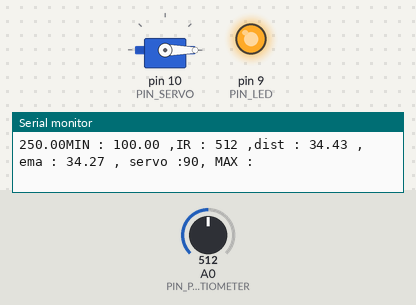
Simulated run of this sketch. Board: Arduino Uno, built with avr-gcc and run on an emulated ATmega328P. Shown: servo, output pins drawn as LEDs (lit = HIGH), the last lines printed to the serial monitor. The inputs (shaded band) are chosen by the test bench; at power-on: A0 (PIN_POTENTIOMETER) = 512.

Above: at 1.2 s.
1.3 s: A0 (PIN_POTENTIOMETER) set to 357
4.3 s: A0 (PIN_POTENTIOMETER) set to 339
At 5.5 s:
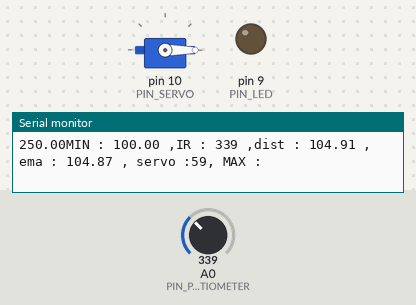
5.8 s: A0 (PIN_POTENTIOMETER) set to 210
7.3 s: A0 (PIN_POTENTIOMETER) set to 196
At 7.9 s:
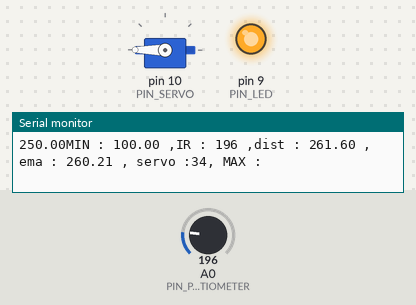
8.8 s: A0 (PIN_POTENTIOMETER) set to 260
At 9.1 s:
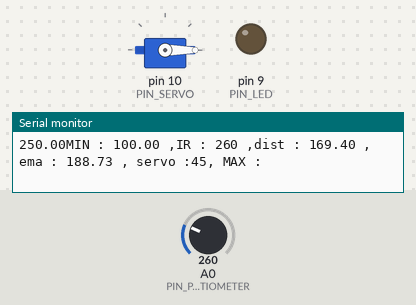
10.3 s: A0 (PIN_POTENTIOMETER) set to 122
At 11.4 s:
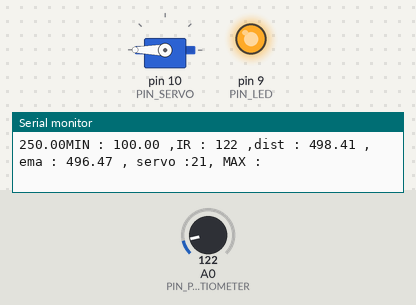
Timing chart, 0 to 12.8 s (numbered marks = the images above; inputs shaded):
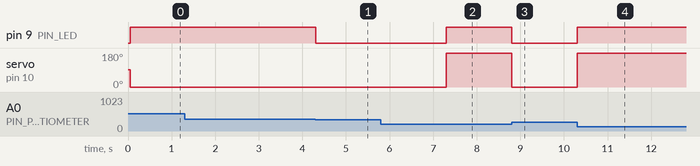

The sketch:

17_example_1.ino
```cpp
#include <Servo.h>

// Arduino pin assignment
#define PIN_LED 9

#define PIN_POTENTIOMETER 0 // Potentiometer at Pin A3
// Add IR Sensor Definition Here !!!
#define PIN_SERVO 10

#define _DIST_MIN 100.0
#define _DIST_MAX 250.0

#define _DUTY_MIN 535  // servo full clock-wise position (0 degree)
#define _DUTY_NEU 1480 // servo neutral position (90 degree)
#define _DUTY_MAX 2425 // servo full counter-clockwise position (180 degree)

#define LOOP_INTERVAL 50   // Loop Interval (unit: msec)

#define _EMA_ALPHA 0.2

#define _TARGET_LOW 100.0
#define _TARGET_HIGH 250.0

float dist_ema;
float dist_prev = _DIST_MAX;

Servo myservo;
unsigned long last_loop_time;   // unit: msec

void setup()
{
  pinMode(PIN_LED, OUTPUT);
  digitalWrite(PIN_LED, LOW);

  myservo.attach(PIN_SERVO);
  myservo.writeMicroseconds(_DUTY_NEU);

  dist_prev = _DIST_MIN;

  Serial.begin(2000000);
}

void loop()
{
  unsigned long time_curr = millis();
  int a_value, duty;
  float dist;

  // wait until next event time
  if (time_curr < (last_loop_time + LOOP_INTERVAL))
    return;
  last_loop_time += LOOP_INTERVAL;

  // Remove Next line !!!
  a_value = analogRead(PIN_POTENTIOMETER);
  // Read IR Sensor value !!!
  // Convert IR sensor value into distance !!!


  duty = map(a_value, 0, 1023, 0, 180);

  dist = (6762.0/(a_value-9)-4.0)*10.0 - 60.0;

  // we need distance range filter here !!!
  if (dist < _DIST_MIN) {
    digitalWrite(PIN_LED, 1);
    myservo.writeMicroseconds(_DUTY_MIN);
  } else if (dist > _DIST_MAX) {
    digitalWrite(PIN_LED, 1);
    myservo.writeMicroseconds(_DUTY_MAX);
  } else {
    digitalWrite(PIN_LED, 0);
    myservo.writeMicroseconds(duty);
  }

  // we need EMA filter here !!!
  dist_ema = (_EMA_ALPHA*dist) + ((1-_EMA_ALPHA)*dist_ema);

  // map distance into duty
  //duty = map(a_value, 0, 1023, _DUTY_MIN, _DUTY_MAX);
  //myservo.writeMicroseconds(duty);

  // print IR sensor value, distnace, duty !!!
  Serial.print("MIN : "); Serial.print(_DIST_MIN);
  Serial.print(" ,IR : "); Serial.print(a_value);
  Serial.print(" ,dist : "); Serial.print(dist);
  Serial.print(" , ema : "); Serial.print(dist_ema);
  Serial.print(" , servo :"); Serial.print(duty);
  Serial.println(", MAX : "); Serial.print(_DIST_MAX);
  Serial.print("");
}
```

Measured:
- the behaviour switches between 348 and 347 on A0 (PIN_POTENTIOMETER) (found by bisection; images 0 and 1)
- the behaviour switches between 203 and 202 on A0 (PIN_POTENTIOMETER) (found by bisection; images 1 and 2)
- after the input at 4.3 s, pin 9 (PIN_LED): HIGH → LOW at once
- after the input at 7.3 s, pin 9 (PIN_LED): LOW → HIGH at once; servo on pin 10 (PIN_SERVO): 0° → 180° at once
- after the input at 8.8 s, pin 9 (PIN_LED): HIGH → LOW at once; servo on pin 10 (PIN_SERVO): 180° → 0° at once
- after the input at 10.3 s, pin 9 (PIN_LED): LOW → HIGH at once; servo on pin 10 (PIN_SERVO): 0° → 180° at once
